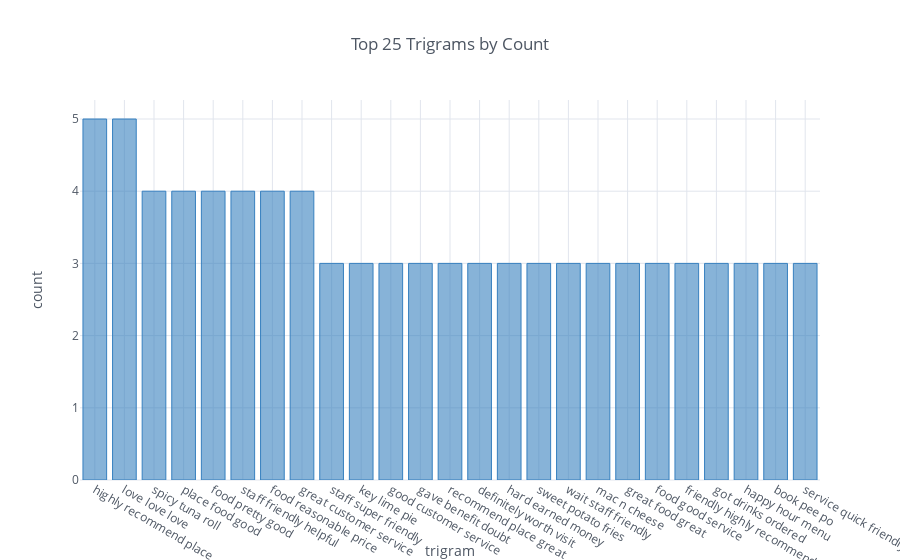

Notebook code cell kept with this figure:
### Code cell
trigram_df = make_count_df(all_trigrams)
trigram_plot = trigram_df.iplot(kind='bar', 
                              asFigure=True, 
                              xTitle='trigram', 
                              yTitle='count', 
                              title='Top 25 Trigrams by Count',
                              color='blue')
cf.iplot(trigram_plot, legend=False)

### Figure 1 — Plotly figure (JSON) as saved in the notebook; plotly's stock layout.template omitted (floating-point values rounded to 4 significant figures)
{"data": [{"marker": {"color": "rgba(55, 128, 191, 0.6)", "line": {"color": "rgba(55, 128, 191, 1.0)", "width": 1}}, "name": "Count", "orientation": "v", "text": "", "type": "bar", "uid": "e0fe3f", "x": ["highly recommend place", "love love love", "spicy tuna roll", "place food good", "food pretty good", "staff friendly helpful", "food reasonable price", "great customer service", "staff super friendly", "key lime pie", "good customer service", "gave benefit doubt", "recommend place great", "definitely worth visit", "hard earned money", "sweet potato fries", "wait staff friendly", "mac n cheese", "great food great", "food good service", "friendly highly recommend", "got drinks ordered", "happy hour menu", "book pee po", "service quick friendly"], "y": [5, 5, 4, 4, 4, 4, 4, 4, 3, 3, 3, 3, 3, 3, 3, 3, 3, 3, 3, 3, 3, 3, 3, 3, 3]}], "layout": {"autosize": true, "legend": {"bgcolor": "#FFFFFF", "font": {"color": "#4D5663"}}, "paper_bgcolor": "#FFFFFF", "plot_bgcolor": "#FFFFFF", "showlegend": false, "title": "Top 25 Trigrams by Count", "titlefont": {"color": "#4D5663"}, "xaxis": {"autorange": true, "gridcolor": "#E1E5ED", "range": [-0.5, 24.5], "showgrid": true, "tickfont": {"color": "#4D5663"}, "title": "trigram", "titlefont": {"color": "#4D5663"}, "type": "category", "zerolinecolor": "#E1E5ED"}, "yaxis": {"autorange": true, "gridcolor": "#E1E5ED", "range": [0, 5.263], "showgrid": true, "tickfont": {"color": "#4D5663"}, "title": "count", "titlefont": {"color": "#4D5663"}, "type": "linear", "zerolinecolor": "#E1E5ED"}}}
